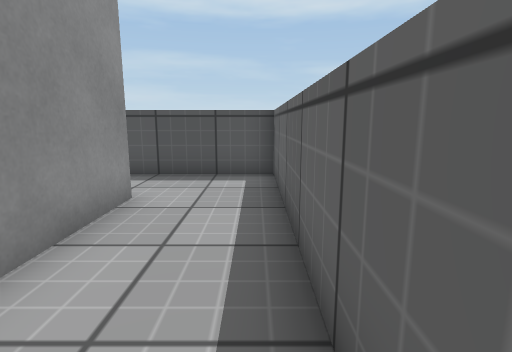
View 1 (above)

12 first-person views from a walk through a Unity game level. The camera is 0.72 m above the floor, tilts 10° down and sees 80° across. The floor is counted in squares, 0.5 m on a side. Each view is taken from the middle of a square. On the plan, view 1 faces up. The plan holds only what a view shows up to about 14 squares ahead; the rest is blank. Surface patterns are stand-ins for the level's own textures.

View 2
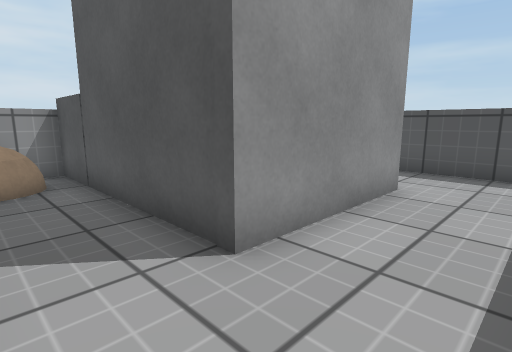

View 3
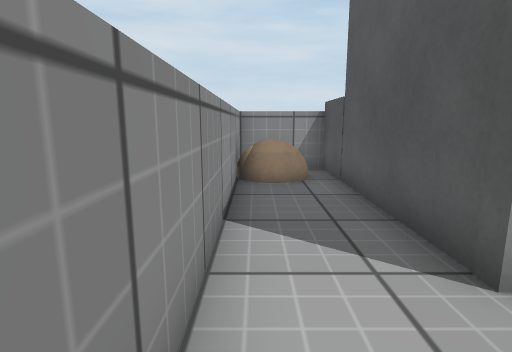

View 4
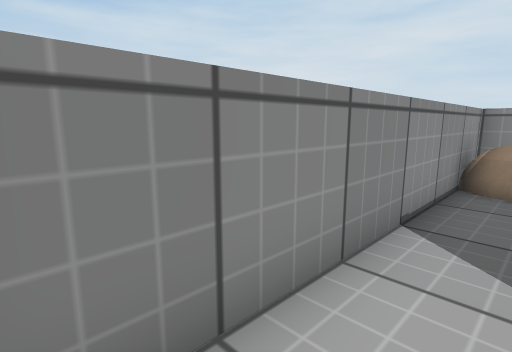

View 5
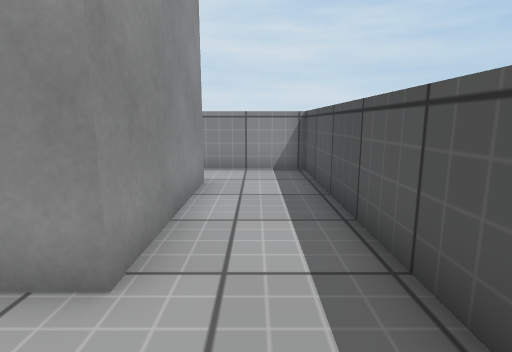

View 6
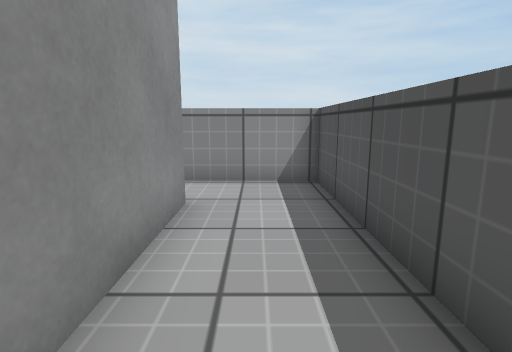

View 7
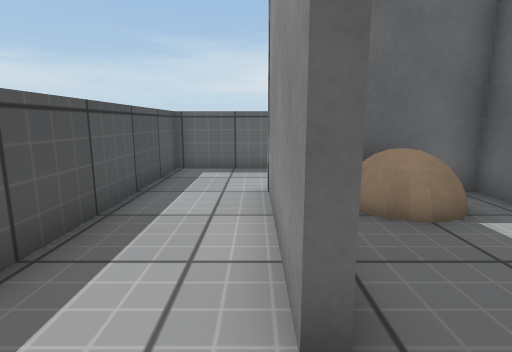

View 8
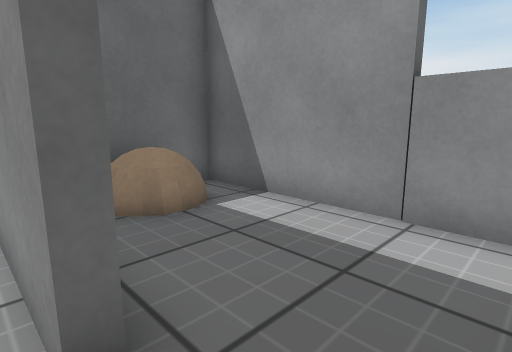

View 9
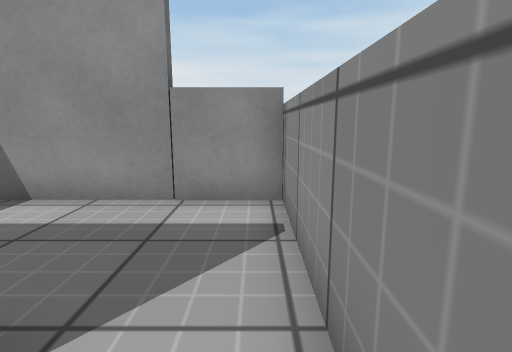

View 10
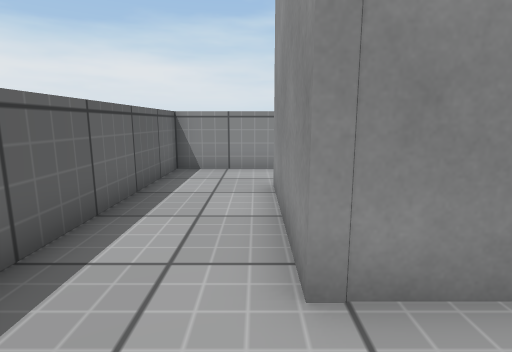

View 11
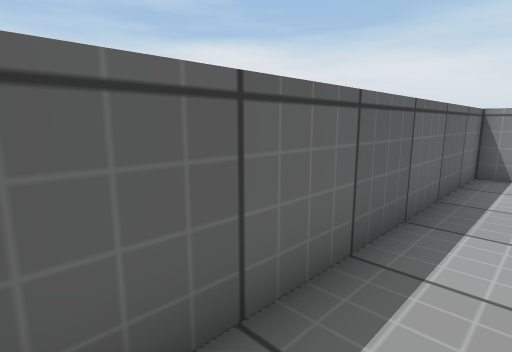

View 12
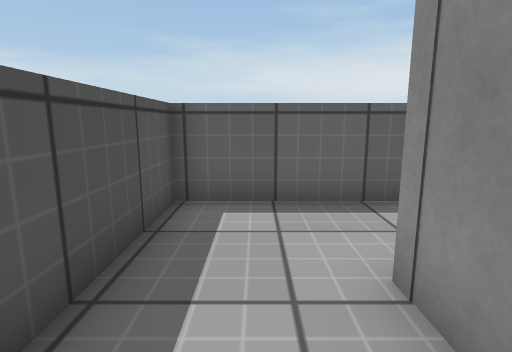

### Floor plan
Points are (right, up) in squares from view 1. A wall is a line through its corners. A room is listed if a view was taken in it or the views show most of it. See-through windows are left out.
Room 1 (views 1, 2, 3, 4)
walls: (-2.4, 2.6) (-2.4, 1.1) (-9.5, 1.1) (-9.5, -1.5) (0.5, -1.5) (0.5, 2.5)
ways out: opening at (-1, 1.5) to room 4
objects: other object (-9, -1) to (-7, 0)
Room 2 (views 5, 6, 7, 8, 9, 10, 11, 12)
walls: (-7.4, 5.7) (-2.4, 5.7) (-2.4, 4.4); (0.5, 4.5) (0.5, 8.5) (-9.5, 8.5) (-9.5, 5.6)
ways out: opening at (-8.5, 6) to room 3; opening at (-1, 5.5) to room 4
Room 3 (no view inside)
walls: (-9.5, 5.6) (-9.5, 1.4) (-2.7, 1.4) (-2.7, 2.6)
ways out: opening at (-8.5, 6) to room 2
objects: other object (-5, 3) to (-3, 4)
Room 4 (no view inside)
walls: (0.5, 2.5) (0.5, 4.5)
ways out: opening at (-1, 1.5) to room 1; opening at (-1, 5.5) to room 2

Positions as (right, up) in squares from view 1, and headings:
1: (0, 0), facing up
2: (0, -1), facing up-left
3: (0, -1), facing left
4: (0, 0), facing down-left
5: (0, 7), facing left
6: (-2, 7), facing left
7: (-9, 6), facing right
8: (-9, 6), facing down-right
9: (-9, 7), facing down
10: (-2, 8), facing down
11: (-1, 8), facing down-right
12: (-5, 7), facing right
